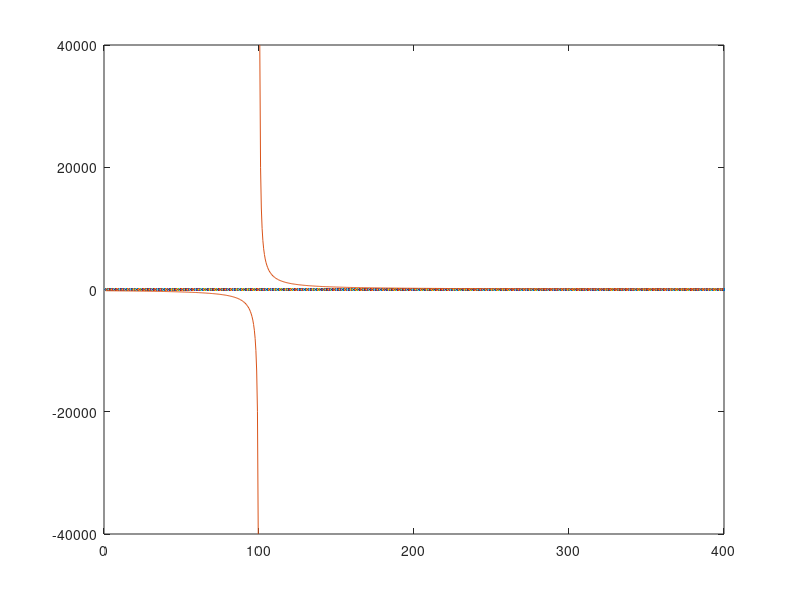

The MATLAB source for this figure: (Note: this script raises an error after producing the figure.)
clear;
d=1:0.5:400;
f1=200;f2=-100;
delt=d-(f1+f2);
f = -f1*f2./delt;
xFi=f2*f2./delt;
lFi=f.*(f1-d)/f1;
L = d + lFi;

figure(1);
plot(d,0);hold on;
plot(d,f);hold on;
line(f1+f2,-10000:10000);hold on;
axis([0 400 -10000 10000]);
